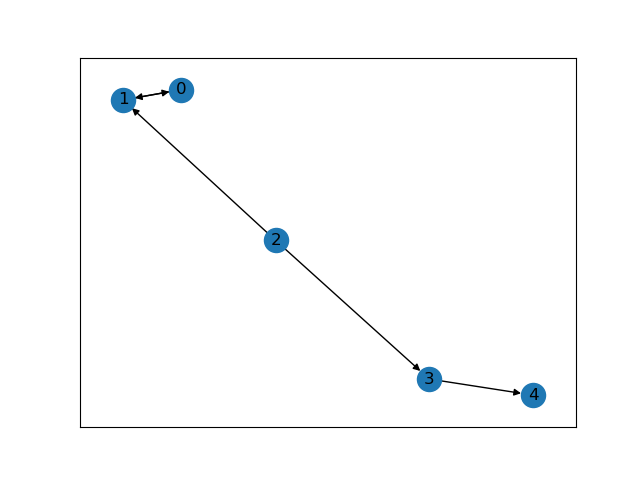

The script that drew this image:
import numpy as np
import networkx as nx
import matplotlib.pyplot as plt

# 初期化
G = nx.DiGraph()

# エッジをまとめて追加する
G.add_edges_from([(0, 1), (1, 0), (2, 3), (2, 1), (3, 4)])

# ノードを描画する位置を決める
pos = nx.spring_layout(G)

# 描画
nx.draw_networkx(G, pos)
plt.show()
